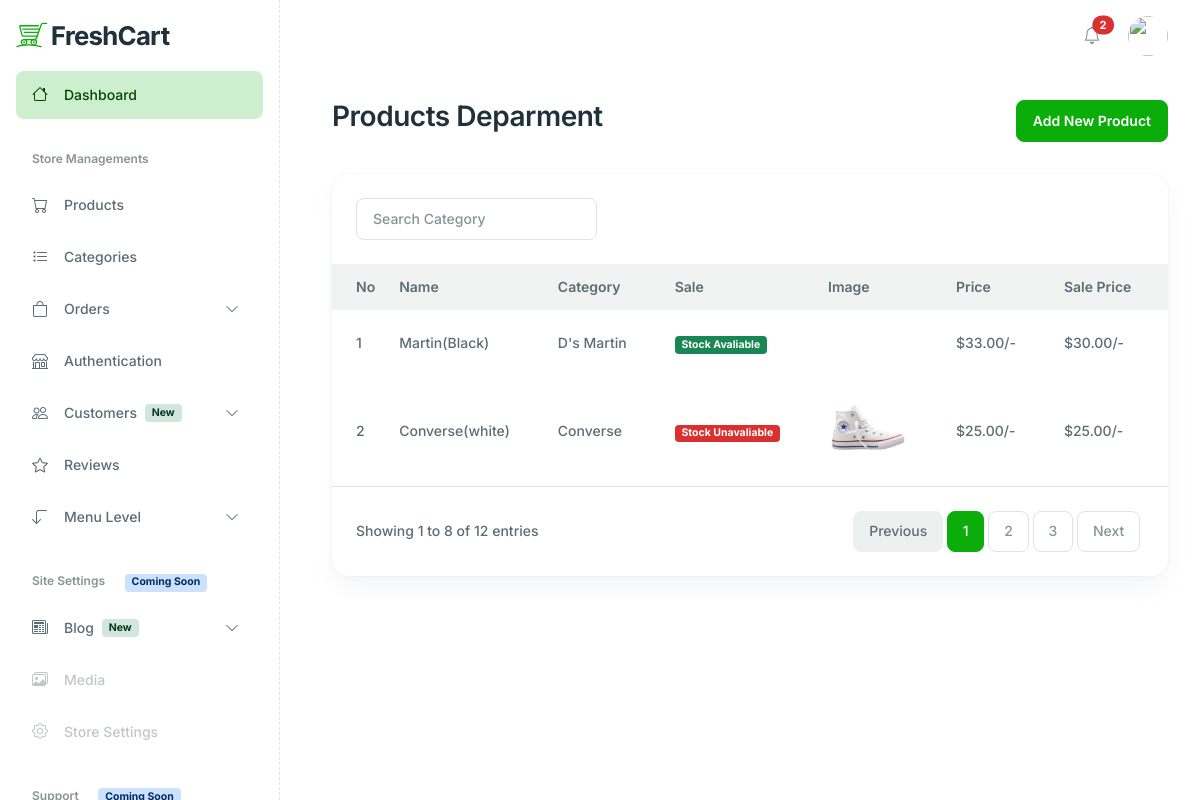
/dashboard/adminproduct/, run on an earlier commit of the app's database.
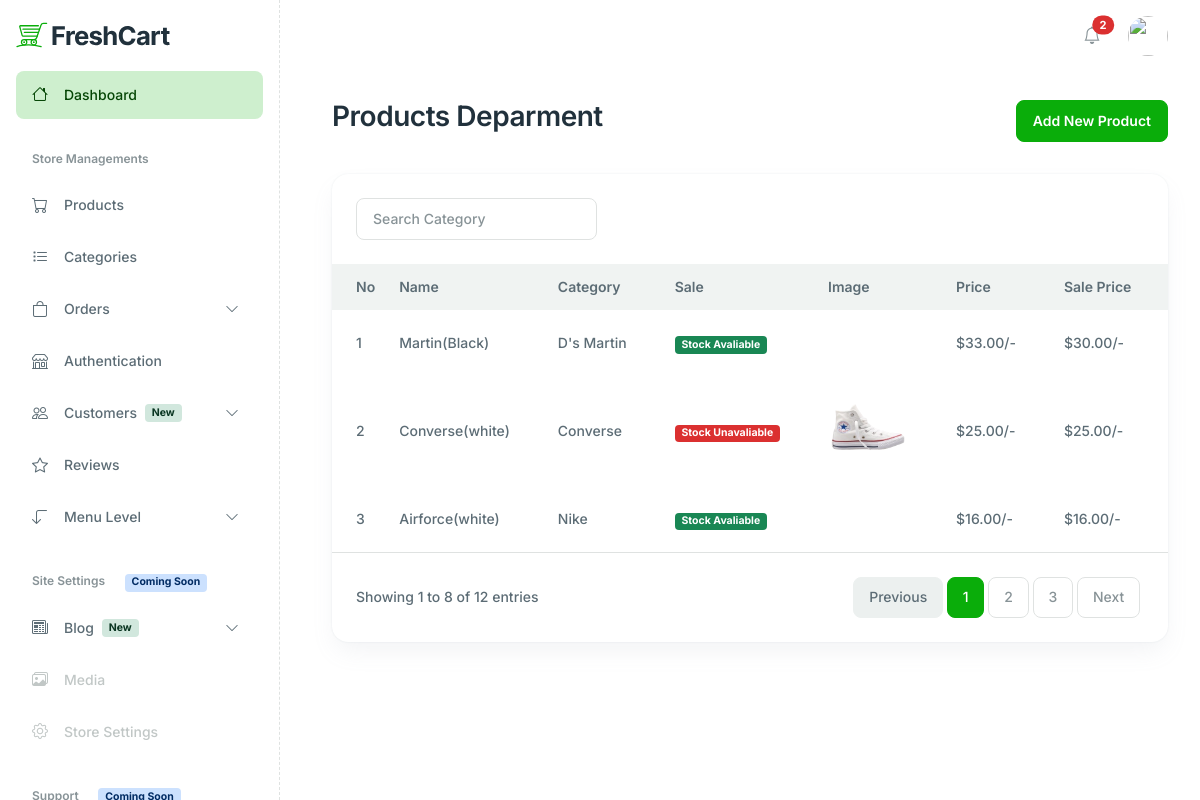
And on a later commit of the database.
### products/models.py (models this page shows, shortened)
class Product(models.Model):
   name = models.CharField(max_length=100)
   price = models.DecimalField(default=0, decimal_places=2, max_digits=6)
   category = models.ForeignKey(Category, on_delete=models.CASCADE, default=1)
   desciption = models.CharField(max_length=300, default='', blank=True, null=True)
   image = models.ImageField(upload_to='uploads/product/')
   is_sale = models.BooleanField(default=False)
   sale_price = models.DecimalField(default=0, decimal_places=2, max_digits=6)

class Category(models.Model):
  name = models.CharField(max_length=50)
  def __str__(self):
   return self.name
  class Meta:
    verbose_name_plural = 'categories'

### dashboard/views.py (the view)
# urls.py: path('adminproduct/', views.ProductList, name='adminproduct'),
def ProductList(request):
    products = Product.objects.all()
    categorise = Category.objects.all()
    context = {
        'products':products,
        'categorise':categorise
    }
    return render(request, 'adminproduct.html', context)

### dashboard/context_processors.py (called while the page is built)
def unread_count(request):
    if request.user.is_authenticated:
        count = Notification.objects.filter(user = request.user, is_read = False, is_delete = False).count()
    else:
        count = 0
    return {'unread_count':count}

### dashboard/templates/adminproduct.html (shortened to what the changed rows need)
{% extends 'base.html' %}
{% load static %}
{% block content %}
{% include 'sider.html'%}
<div class="main-wrapper" style="margin-left: 300px;">
    <main class="main-content-wrapper">
        <div class="container">
            <div class="row mb-8">
                <div class="col-md-12">
                    <div class="d-flex flex-column flex-md-row justify-content-between align-items-md-center gap-4">
                        <div>
                            <h2>Products Deparment</h2>
                        </div>
                    </div>
                </div>
            </div>
            <div class="row">
                <div class="col-xl-12 col-12 mb-5">
                    <div class="card h-100 card-lg">
                        <div class="card-body p-0">
                            <div class="table-responsive">
                                <table
                                    class="table table-centered table-hover mb-0 text-nowrap table-borderless table-with-checkbox">
                                    <thead class="bg-light">
                                        <tr>
                                            <th>No</th>
                                            <th>Name</th>
                                            <th>Category</th>
                                            <th>Sale</th>
                                            <th>Image</th>
                                            <th>Price</th>
                                            <th>Sale Price</th>
                                            <th>Description</th>
                                        </tr>
                                    </thead>
                                    <tbody>
                                        {% for product in products %}
                                        <tr>
                                            <td>{{forloop.counter}}</td>
                                            <td>{{product.name}}</td>
                                            <td>{{product.category}}</td>
                                            <td>
                                                <span
                                                    class="{% if product.is_sale %}badge bg-success{% else %} badge bg-danger{% endif %}">
                                                    {% if product.is_sale%}
                                                    {{product.sale}}Stock Avaliable
                                                    {% else %}
                                                    {{product.sale}}Stock Unavaliable
                                                    {% endif %}
                                                </span>
                                            </td>
                                            <td>
                                                {% if product.image %}
                                                <img src="{{product.image.url}}" alt="" width="80px">
                                                {% endif %}
                                            </td>
                                            <td>${{product.price}}/-</td>
                                            <td>${{product.sale_price}}/-</td>
                                            <td> {{product.desciption | truncatechars:10}}</td>
                                        </tr>
                                        {% endfor %}
                            </div>
                        </div>
                    </div>
                </div>
            </div>
        </div>
</div>
{% endblock %}

What changed in the data, as far as the page shows it:
added Product: name "Airforce(white)", category "Nike", price "16.00", sale_price "16.00"
